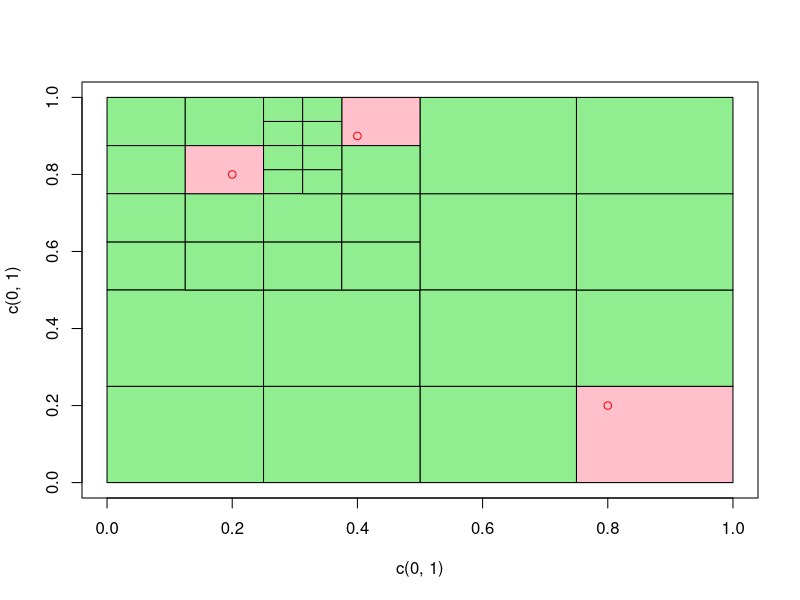

The R script that drew this image:
whitneySquare <- setClass("whitneySquare",
    slots = c(
        x = "numeric",
        y = "numeric",
        w = "numeric"
    )
)

setValidity("whitneySquare", function(object) {
    if (length(object@x) != length(object@y)) {
        return("Numbers of x and y data are mismatched")
    } else if (length(object@x) != length(object@w)) {
        return("Numbers of x and w data are mismatched")
    }
    return(TRUE)
})

setMethod("initialize", "whitneySquare",
    function(.Object, x = numeric(0), y = numeric(0), w = numeric(0)) {
        .Object@x <- x
        .Object@y <- y
        .Object@w <- w

        validObject(.Object)
        return(.Object)
    }
)

setMethod("length", "whitneySquare", function(x) length(x@x))

setMethod("append", signature(x = "whitneySquare", values = "whitneySquare"), function(x, values, after = length(x)) {
    return(whitneySquare(append(x@x, values@x, after), append(x@y, values@y, after), append(x@w, values@w, after)))
})

setMethod("[", "whitneySquare", function(x,i,...) whitneySquare(x@x[i], x@y[i], x@w[i]))
setMethod("[<-", "whitneySquare", function(x,i,...,value) {
    x@x[i] <- value@x
    x@y[i] <- value@y
    x@w[i] <- value@w
    return(x)
})

setMethod(">", signature(e1 = "whitneySquare", e2 = "whitneySquare"), function(e1, e2) {
    result <- rep(FALSE, max(length(e1), length(e2)))

    result[e1@y > e2@y] <- TRUE
    result[e1@y < e2@y] <- FALSE

    I <- e1@y == e2@y
    result[I] <- (e1@x > e2@x)[I]

    return(result)
})

setMethod("<", signature(e1 = "whitneySquare", e2 = "whitneySquare"), function(e1, e2) {
    result <- rep(FALSE, max(length(e1), length(e2)))

    result[e1@y < e2@y] <- TRUE
    result[e1@y > e2@y] <- FALSE

    I <- e1@y == e2@y
    result[I] <- (e1@x < e2@x)[I]

    return(result)
})

bisect.whitney <- function(square) {
    square@w <- c(square@w %*% t(c(1,1,1,1)/2))

    square@x <- c(square@x %*% t(c(1,1,1,1))) + square@w * c(0,1,0,1)
    square@y <- c(square@y %*% t(c(1,1,1,1))) + square@w * c(0,0,1,1)

    return(square)
}

whitneyDecomposition <- setClass("whitneyDecomposition",
    slots = c(
        squares = "whitneySquare",
        order = "numeric",
        root = "numeric",
        nodes = "matrix",
        children = "matrix"
    )
)
# setValidity("whitneyDecomposition", function(object) {
#     rownames(object@nodes) <- NULL
#     rownames(object@children) <- NULL

#     if (any(object@nodes[,1]==0)) {
#         print("Found error 1")
#         print(object)
#         return("Error 1")
#     }
#     print("Validity passed")
#     print(object)
#     return(TRUE)
# })

setMethod("initialize", "whitneyDecomposition",
    function(.Object) {
        .Object@squares <- whitneySquare()
        .Object@order <- 5
        .Object@root <- 0
        .Object@nodes <- matrix(nrow = 0, ncol = .Object@order-1)
        .Object@children <- matrix(nrow = 0, ncol = .Object@order)

        # validObject(.Object)
        return(.Object)
    }
)

insert.whitney <- function(decomposition, squares) {
    lastIndex <- length(decomposition@squares)
    decomposition@squares <- append(decomposition@squares, squares)

    order <- decomposition@order

    for (squareIndex in seq_len(length(squares))) {
        n <- decomposition@root
        key <- lastIndex + squareIndex

        if (n == 0) {
            decomposition@nodes <- rbind(decomposition@nodes, c(key, rep(0, order - 2)))
            decomposition@children <- rbind(decomposition@children, rep(0, order))
            decomposition@root <- nrow(decomposition@nodes)
            next
        }

        nodePath <- c()
        insertPath <- c()

        lastNotFull <- 0

        while (TRUE) {
            s <- decomposition@nodes[n,]
            i <- sum(decomposition@squares[s[s != 0]] < squares[squareIndex], na.rm=TRUE)
            notFull <- any(s == 0)

            nodePath <- c(nodePath, n)
            insertPath <- c(insertPath, i)
            
            if (notFull) lastNotFull <- length(nodePath)
            
            if (decomposition@children[n,1] == 0) {
                if (notFull) {
                    decomposition@nodes[n,] <- append(s[1:(order-2)], key, i)
                    lastNotFull <- NULL
                }
                break
            } else {
                n <- decomposition@children[n,i+1]
            }
        }

        if (!is.null(lastNotFull)) {
            medium <- ceiling(order/2)
            hold <- key
            holdChild <- 0

            for (level in length(nodePath):lastNotFull) {
                n <- nodePath[level]
                i <- insertPath[level]

                if (level != lastNotFull) {
                    extendedNode <- append(decomposition@nodes[n,], hold, i)
                    extendedChildren <- append(decomposition@children[n,], holdChild, i+1)

                    decomposition@nodes[n,] <- c(extendedNode[1:(medium-1)], rep(0, order-medium))
                    decomposition@children[n,] <- c(extendedChildren[1:medium], rep(0, order-medium))

                    newNode <- extendedNode[(medium+1):order]
                    newNode <- c(newNode, rep(0, medium - 1))
                    newChildren <- extendedChildren[(medium+1):(order+1)]
                    newChildren <- c(newChildren, rep(0, medium - 1))

                    decomposition@nodes <- rbind(decomposition@nodes, newNode)
                    decomposition@children <- rbind(decomposition@children, newChildren)

                    hold <- extendedNode[medium]
                    holdChild <- nrow(decomposition@nodes)
                } else if (level == 0) {
                    newNode <- c(hold, rep(0, order - 2))
                    newChildren <- c(decomposition@root, holdChild, rep(0, order - 2))

                    decomposition@nodes <- rbind(decomposition@nodes, newNode)
                    decomposition@children <- rbind(decomposition@children, newChildren)

                    decomposition@root <- nrow(decomposition@nodes)
                } else {
                    decomposition@nodes[n,] <- append(decomposition@nodes[n,-(order-1)], hold, i)
                    decomposition@children[n,] <- append(decomposition@children[n,-order], holdChild, i+1)
                }
            }
        }
    }

    rownames(decomposition@nodes) <- NULL
    rownames(decomposition@children) <- NULL

    return(decomposition)
}

partition.whitney <- function(x, y) {
    result <- insert.whitney(whitneyDecomposition(), whitneySquare(0,0,1))

    q <- 1
    queue <- c(1)

    while (q <= length(queue)) {
        # if (q > 65536) {
        #     print("Exceeds limit")
        #     break
        # }
        i <- queue[q]

        squarex <- result@squares@x[i]
        squarey <- result@squares@y[i]
        squarew <- result@squares@w[i]

        count <- sum((squarex - squarew <= x & x <= squarex + 2 * squarew) & (squarey - squarew <= y & y <= squarey + 2 * squarew))

        if (count > 1) {
            bisection <- bisect.whitney(result@squares[i])
            result@squares[i] <- bisection[1]

            result <- insert.whitney(result, bisection[2:4])
            queue <- c(queue, i, (length(result@squares)-2):length(result@squares))
        }
        q <- q + 1
    }

    return(result)
}

rect.whitney <- function(decomposition, x, y) {
    for (i in seq_len(length(decomposition@squares))) {
        square <- decomposition@squares[i]

        hasPoint <- any((square@x <= x & x <= square@x + square@w) & (square@y <= y & y <= square@y + square@w))
        col <- ifelse(hasPoint, "pink", "lightgreen")

        rect(square@x, square@y, square@x + square@w, square@y + square@w, col = col)
    }

    points(x, y, col = "red")
}

x <- c(0.2, 0.8, 0.4)
y <- c(0.8, 0.2, 0.9)

W <- partition.whitney(x, y)

plot(c(0,1), c(0,1), type = "n")
rect.whitney(W, x, y)